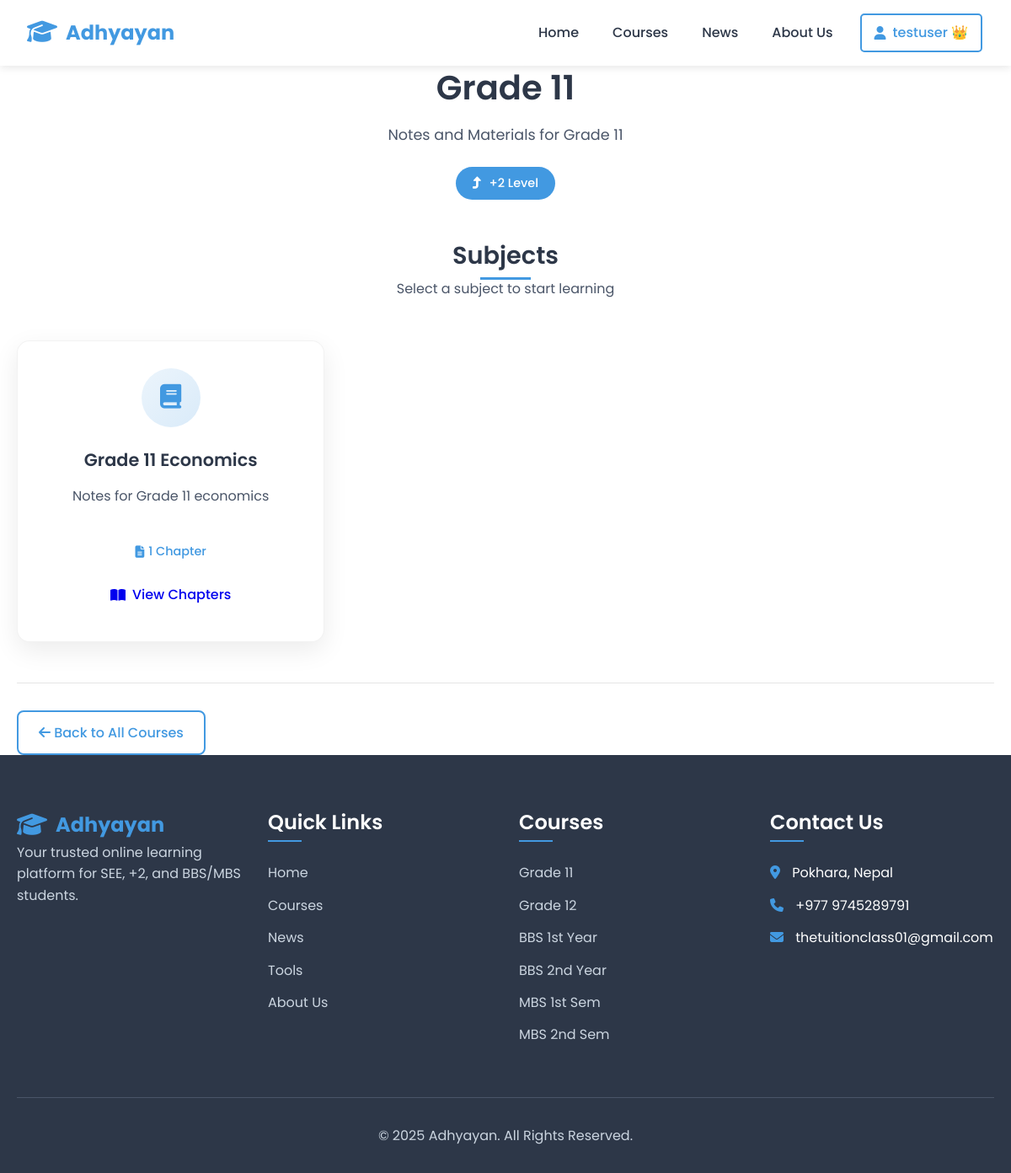
Page /courses/grade-11/ (signed in) on the committed database.
### notes/models.py (models this page shows, shortened)
class Course(models.Model):
    LEVEL_CHOICES = [
        ('+2', '+2 Level'),
        ('bachelor', 'Bachelor Level'),
        ('master', 'Master Level'),
    ]
    title = models.CharField(max_length=200)
    slug = models.SlugField(unique=True, help_text="URL-friendly version of title")
    level = models.CharField(max_length=20, choices=LEVEL_CHOICES)
    description = models.TextField(blank=True, help_text="Course description shown on website")
    thumbnail = models.ImageField(
        upload_to='course_thumbnails/',
        null=True,
        blank=True,
        help_text="Optional course thumbnail image"
    )
    display_order = models.IntegerField(
        default=0,
        help_text="Order in which courses appear (lower number = first)"
    )
    is_active = models.BooleanField(
        default=True,
        help_text="Uncheck to hide course from website"
    )
    created_at = models.DateTimeField(auto_now_add=True)
    updated_at = models.DateTimeField(auto_now=True)
    class Meta:
        ordering = ['display_order', 'title']

class Subject(models.Model):
    course = models.ForeignKey(
        Course,
        on_delete=models.CASCADE,
        related_name='subjects',
        help_text="Select which course this subject belongs to"
    )
    title = models.CharField(max_length=200)
    slug = models.SlugField(help_text="URL-friendly version of title")
    description = models.TextField(blank=True, help_text="Subject description")
    display_order = models.IntegerField(
        default=0,
        help_text="Order in which subjects appear (lower number = first)"
    )
    is_active = models.BooleanField(
        default=True,
        help_text="Uncheck to hide subject from website"
    )
    created_at = models.DateTimeField(auto_now_add=True)
    updated_at = models.DateTimeField(auto_now=True)
    class Meta:
        ordering = ['display_order', 'title']
        unique_together = ['course', 'slug']  # Same slug can't repeat in same course
    def chapter_count(self):
        return self.chapters.filter(is_active=True).count()

### notes/views.py (the view)
# urls.py: path('courses/<slug:course_slug>/', views.course_detail, name='course_detail'),
def course_detail(request, course_slug):
    course = get_object_or_404(Course, slug=course_slug, is_active=True)
    subjects = course.subjects.filter(is_active=True).order_by('display_order', 'title')
    context = {
        'course': course,
        'subjects': subjects,
        'page_title': course.title
    }
    return render(request, 'courses/course_detail.html', context)

### templates/courses/course_detail.html (shortened to what this page needs)
{% extends 'base.html' %}
{% load static %}
{% block content %}
<div class="container py-5">
    <div class="course-header mb-5">
        <h1 class="page-title">{{ course.title }}</h1>
        <p class="page-subtitle">{{ course.description }}</p>
        <div class="course-level-badge">
            <i class="fas fa-level-up-alt"></i> {{ course.get_level_display }}
        </div>
    </div>
    <div class="section-header mb-4">
        <h2 class="section-title">Subjects</h2>
        <p class="section-subtitle">Select a subject to start learning</p>
    </div>
    <div class="course-boxes">
        {% for subject in subjects %}
        <div class="course-card">
            <div class="course-icon">
                <i class="fas fa-book"></i>
            </div>
            <h3 class="course-card-title">{{ subject.title }}</h3>
            <p class="course-card-description">{{ subject.description|truncatewords:20 }}</p>
            <div class="course-meta">
                <span class="meta-item">
                    <i class="fas fa-file-alt"></i> {{ subject.chapter_count }} Chapter{{ subject.chapter_count|pluralize }}
                </span>
            </div>
            <div class="course-actions">
                <a href="{% url 'subject_detail' course.slug subject.slug %}" class="btn btn-outline-primary">
                    <i class="fas fa-book-open"></i> View Chapters
                </a>
            </div>
        </div>
        {% endfor %}
    </div>
    <div class="navigation-buttons mt-5">
        <a href="{% url 'courses_page' %}" class="btn btn-secondary">
            <i class="fas fa-arrow-left"></i> Back to All Courses
        </a>
    </div>
</div>
{% endblock %}

### templates/base.html (shortened to what this page needs)
<!DOCTYPE html>
{% load static %}
<html lang="en">
<head>
  <link rel="stylesheet" href="{% static 'css/style.css' %}">
  <link rel="stylesheet" href="https://cdnjs.cloudflare.com/ajax/libs/font-awesome/6.4.0/css/all.min.css">
</head>
<body>
  <header>
    <div class="navbar">
      <div class="logo">
        <i class="fas fa-graduation-cap"></i>
        <span>Adhyayan</span>
      </div>
      <nav id="nav-links">
        <a href="/" {% if request.path == '/' %}class="active"{% endif %}>Home</a>
        <a href="{% url 'courses_page' %}">Courses</a>
        <a href="#news">News</a>
        <a href="#about">About Us</a>
{% if user.is_authenticated %}
    {% if not user.is_staff %}
        <div class="user-menu">
            <a href="#" class="btn-login">
                <i class="fas fa-user"></i> {{ user.username }}
                {% if user.profile.is_premium %}👑{% endif %}
            </a>
        </div>
    {% else %}
        <a href="{% url 'login' %}" class="btn-login">
            <i class="fas fa-sign-in-alt"></i> Login
        </a>
    {% endif %}
{% else %}
    <a href="{% url 'login' %}" class="btn-login">
        <i class="fas fa-sign-in-alt"></i> Login
    </a>
{% endif %}
      </nav>
    </div>
  </header>
  <main>
    {% block content %}{% endblock %}
  </main>
  <footer>
    <div class="container">
      <div class="footer-content">
        <div class="footer-section">
          <div class="logo">
            <i class="fas fa-graduation-cap"></i>
            <span>Adhyayan</span>
          </div>
          <p>Your trusted online learning platform for SEE, +2, and BBS/MBS students.</p>
        </div>
        <div class="footer-section">
          <h3>Quick Links</h3>
          <ul>
            <li><a href="/">Home</a></li>
            <li><a href="{% url 'courses_page' %}">Courses</a></li>
            <li><a href="#news">News</a></li>
            <li><a href="#">Tools</a></li>
            <li><a href="#">About Us</a></li>
          </ul>
        </div>
        <div class="footer-section">
          <h3>Courses</h3>
          <ul>
            <li><a href="/g1-all/">Grade 11</a></li>
            <li><a href="/grade12/">Grade 12</a></li>
            <li><a href="/bbs1/">BBS 1st Year</a></li>
            <li><a href="/bbs2/">BBS 2nd Year</a></li>
            <li><a href="/mbs1/">MBS 1st Sem</a></li>
            <li><a href="/mbs2/">MBS 2nd Sem</a></li>
          </ul>
        </div>
        <div class="footer-section">
          <h3>Contact Us</h3>
          <ul>
            <li><i class="fas fa-map-marker-alt"></i> Pokhara, Nepal</li>
            <li><i class="fas fa-phone"></i> +977 9745289791 </li>
            <li><i class="fas fa-envelope"></i> thetuitionclass01@gmail.com</li>
          </ul>
        </div>
      </div>
      <div class="footer-bottom">
        <p>&copy; 2025 Adhyayan. All Rights Reserved.</p>
      </div>
    </div>
  </footer>
</body>
</html>

### templates/base.html (style rules this page uses)
#nav-links a:not(.btn-login):not(.user-menu > a) { color: #2d3748 !important; text-decoration: none !important; padding: 8px 15px !important; margin: 0 5px !important; border-radius: 5px !important; transition: all 0.3s !important; }
.btn-login { color: #4299e1 !important; border: 2px solid #4299e1 !important; background: transparent !important; margin-left: 10px !important; }
.user-menu > a { color: #4299e1 !important; border: 2px solid #4299e1 !important; background: transparent !important; margin-left: 10px !important; }

### templates/courses/course_detail.html (style rules this page uses)
.course-header { text-align: center; margin-bottom: 3rem; }
.page-title { font-size: 2.5rem; color: var(--dark-color); margin-bottom: 1rem; }
.page-subtitle { color: var(--secondary-color); max-width: 700px; margin: 0 auto 1.5rem; font-size: 1.1rem; line-height: 1.6; }
.course-level-badge { display: inline-block; background: var(--primary-color); color: white; padding: 8px 20px; border-radius: 50px; font-weight: 500; font-size: 0.9rem; }
.course-level-badge i { margin-right: 5px; }
.section-header { margin-bottom: 2rem; }
.section-title { font-size: 1.8rem; color: var(--dark-color); margin-bottom: 0.5rem; }
.section-subtitle { color: var(--secondary-color); }
.course-boxes { display: grid; grid-template-columns: repeat(auto-fill, minmax(300px, 1fr)); gap: 2rem; margin-bottom: 3rem; }
.course-card { background: white; border-radius: 15px; padding: 2rem; box-shadow: 0 10px 30px rgba(0, 0, 0, 0.08); transition: all 0.3s ease; text-align: center; border: 1px solid rgba(0, 0, 0, 0.05); height: 100%; display: flex; flex-direction: column; }
.course-icon { width: 70px; height: 70px; background: linear-gradient(135deg, rgba(66, 153, 225, 0.1) 0%, rgba(66, 153, 225, 0.2) 100%); border-radius: 50%; display: flex; align-items: center; justify-content: center; margin: 0 auto 1.5rem; }
.course-icon i { font-size: 1.8rem; color: var(--primary-color); }
.course-card-title { font-size: 1.3rem; color: var(--dark-color); margin-bottom: 1rem; font-weight: 600; line-height: 1.4; }
.course-card-description { color: var(--secondary-color); margin-bottom: 1.5rem; line-height: 1.6; flex-grow: 1; }
.course-meta { margin: 1rem 0; }
.meta-item { display: inline-flex; align-items: center; gap: 5px; color: var(--primary-color); font-size: 0.9rem; font-weight: 500; }
.meta-item i { font-size: 0.9rem; }
.course-actions { margin-top: auto; }
.course-actions .btn { width: 100%; display: flex; align-items: center; justify-content: center; gap: 8px; padding: 10px 20px; }
.navigation-buttons { display: flex; justify-content: space-between; align-items: center; padding-top: 2rem; border-top: 1px solid rgba(0, 0, 0, 0.1); }

### rows in the picture
Course: title "Grade 11", description "Notes and Materials for Grade 11", level "+2 Level"
Subject: title "Grade 11 Economics", description "Notes for Grade 11 economics", chapter_count "1"

### other values in the picture
{{ user.username }} "testuser"
